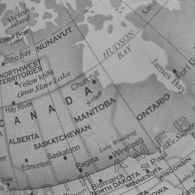
#> input picture Space-Variant Blurring/Globe.png, 195 x 195 px
$ python space_variant_blur.py
#> lines starting #> are read from the running program, lines starting #| are printed output that depends on the picture
### Space-Variant Blurring/gauss_blur.py
import numpy as np
import matplotlib.pyplot as plt

gaussian = lambda i, j, sigma : np.exp(-(i**2 + j**2)/(2*sigma**2))

def blur_kernel(sigma):
    if sigma == 0.0:
        return np.array([1])
    n = np.ceil(6*sigma + 1).astype(int) # size of the kernel matrix (odd number)
    if n % 2 == 0:
        n += 1
    c = n//2 # center coordinate
    kernel = np.zeros((n,n))
    for i in range(n):
        for j in range(n):
            kernel[i,j] = gaussian(i-c, j-c, sigma)
    # normalizing
    kernel = kernel/np.sum(kernel)
    return kernel

### Space-Variant Blurring/space_variant_blur.py
import numpy as np
import matplotlib.pyplot as plt

from gauss_blur import blur_kernel

# function for spave variant blurring
def space_variant_blur(I, sigma_map):
    """
    I is a numpy array and sigma_map is a function of spatial coordinates
    """
    n, m = I.shape

    # finding the kernel shape at the corners(assuming the sigma_map to be symmetric from the center of the image)
    sigma_corner = sigma_map(0,0)
    k_corner = np.ceil(6*sigma_corner + 1).astype(int)
    if k_corner % 2 == 0:
        k_corner += 1

    # zero padding
    padded_I = np.zeros((n + k_corner, m + k_corner))
    final_out = np.zeros((n, m))
    padded_I[k_corner//2 + 1 : n + k_corner//2 + 1, k_corner//2 + 1 : m + k_corner//2 + 1] = I

    for i in range(k_corner//2 + 1, n + k_corner//2 + 1):
        for j in range(k_corner//2 + 1, m + k_corner//2 + 1):
            # coordinate in the original image
            x_coord, y_coord = i - k_corner//2 - 1, j - k_corner//2 - 1

            # finding the kernel size at this coordinate
            sigma_val = sigma_map(x_coord, y_coord)
            kernel_size = np.ceil(6*sigma_val + 1).astype(int)
            if kernel_size % 2 == 0:
                kernel_size += 1

            patch = padded_I[i - kernel_size//2 : i + kernel_size//2 + 1, j - kernel_size//2 : j + kernel_size//2 + 1]
            kernel = blur_kernel(sigma_val)

            val = np.dot(np.ravel(patch), np.ravel(kernel))
            final_out[x_coord, y_coord] = val
    return final_out

# function for space invariant blurring
def convole(I, kernel):
    """
    Both I and kernel are numpy darrays
    """
    n, m = I.shape
    k = kernel.shape[0]
    padded_I = np.zeros((n+k, m+k))
    final_out = np.zeros((n, m))
    padded_I[k//2 + 1 : n+k//2 + 1, k//2 + 1 : m+k//2 + 1] = I
    for i in range(k//2 + 1, n+k//2 + 1):
        for j in range(k//2 + 1, m+k//2 + 1):
            patch = padded_I[i - k//2 : i + k//2 + 1, j - k//2 : j + k//2 + 1]
            val = np.dot(np.ravel(patch), np.ravel(kernel))
            final_out[i - k//2 - 1, j - k//2 - 1] = val
    return final_out

# ------ QUESTION 1 --------

# reading in the image
img1 = plt.imread('Globe.png')
#> img1 is the input picture: shape (195, 195) float32; min 0.184, max 0.725, mean 0.574

# parameters of the sigma map
N, _ = img1.shape
#> N = 195
A = 2.0
B = (N**2)/(2*np.log(100*A))
#> B = 3588.4

sigma_map = lambda x,y : A*np.exp(-((x-N/2)**2 + (y-N/2)**2)/B)

# plot sigma map
sigma_img = np.zeros_like(img1)
for i in range(N):
    for j in range(N):
        sigma_img[i, j] = sigma_map(i, j)
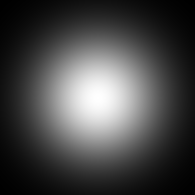
#> sigma_img: shape (195, 195) float32; min 0.01, max 2, mean 0.568; drawn with min black and max white

plt.imsave("Sigma_plot.png", sigma_img, cmap='gray')

img1_blurred = space_variant_blur(img1, sigma_map)
#> in space_variant_blur, `padded_I[k_corner//2 + 1 : n + k_corner//2 + 1, k_corner//2 + 1 : m + ..`:
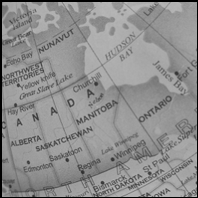
#> padded_I: shape (198, 198) float64; min 0, max 0.725, mean 0.557
plt.imsave('Globe_blurred.png', img1_blurred, cmap='gray')
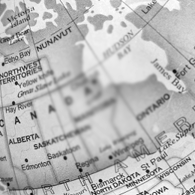
#> saved as Globe_blurred.png: shape (195, 195, 3); min 0, max 255, mean 183.9


# ------ QUESTION 2 --------

# reading in the image
#> (the run stopped early here; a loop or call above may not have finished)
